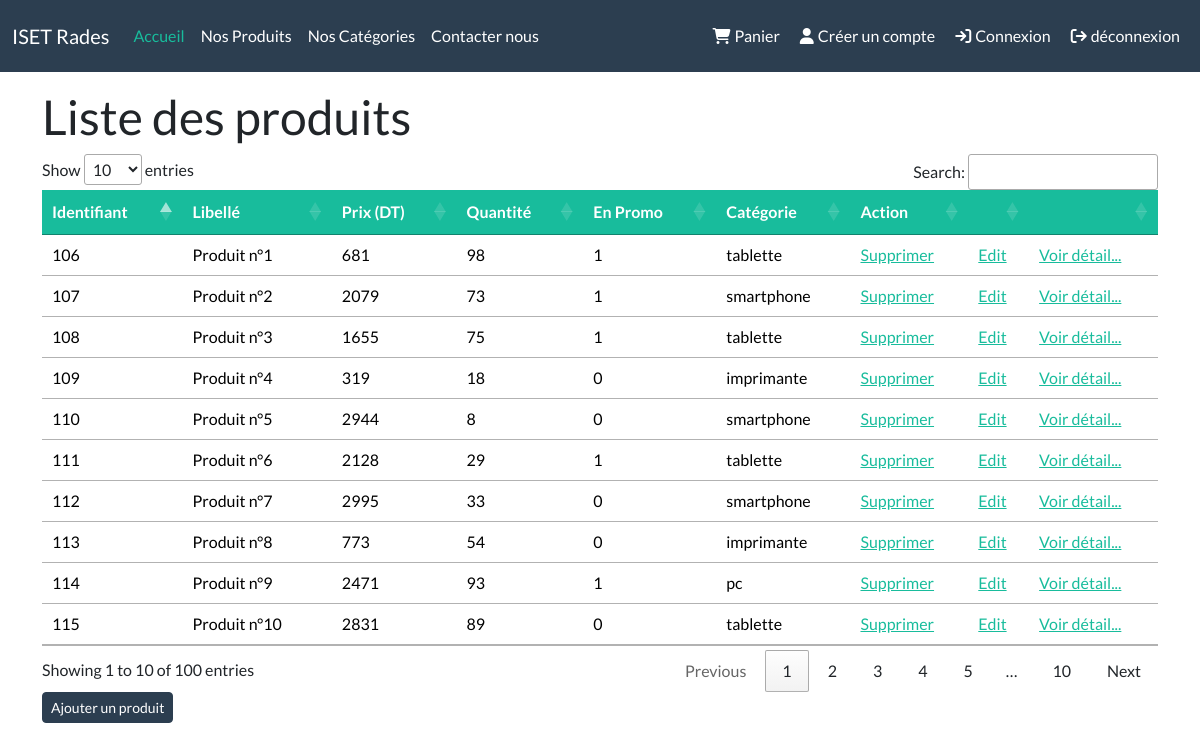
Page /controller/findAllProduct.php on the committed database.
### tables this page shows
CREATE TABLE `produit` (
  `id` int(11) NOT NULL,
  `libelle` varchar(255) NOT NULL,
  `prix` decimal(10,0) NOT NULL,
  `qte` int(11) NOT NULL,
  `description` text DEFAULT NULL,
  `image` varchar(255) NOT NULL,
  `promo` tinyint(1) NOT NULL,
  `id_categorie` int(11) NOT NULL
);

CREATE TABLE `categorie` (
  `id` int(11) NOT NULL,
  `libelle` varchar(255) NOT NULL
);

### Controller/findAllProduct.php (called while the page is built)
<?php
require_once "../Model/CRUD_Produit.php";
$crud = new CRUD_Produit();
$LesProduits = $crud->findAll_with_name_categorie();
include "../View/findAllProduct.php";

### config/connexion.php (called while the page is built)
<?php
class connexion
{
    function getConnexion()
    {
        $dsn = "mysql:host=localhost;dbname=atelier6_dsi2_g2";
        $username = "root";
        $password = "";
        $connexion = new PDO($dsn, $username, $password);
        return $connexion;
    }
}

### Model/CRUD.php (called while the page is built, shortened)
<?php
require_once "../config/connexion.php";
abstract class CRUD
{
    public function __construct()
    {
        $obj = new connexion();
        $this->pdo = $obj->getConnexion();
    }
}

### Model/CRUD_Produit.php (called while the page is built, shortened)
<?php
require_once "CRUD.php";
class CRUD_Produit extends CRUD
{
    function findAll_with_name_categorie()
    {
        $sql = "select p.id,p.libelle,p.prix,p.qte,p.promo,c.libelle
                from produit as p, categorie as c
                 where p.id_categorie=c.id ";
        $res = $this->pdo->query($sql);
        return $res->fetchAll(PDO::FETCH_NUM);
    }
}

### View/findAllProduct.php (the view, shortened to what this page needs)
<?php
echo "<h1>Liste des produits</h1>";
?>
<table class="table" id="example">
    <thead>
        <tr class="table-success">
            <th>Identifiant</th>
            <th>Libellé</th>
            <th>Prix (DT)</th>
            <th>Quantité </th>
            <th>En Promo</th>
            <th>Catégorie</th>
            <th>Action</th>
            <th></th>
            <th></th>
        </tr>
    </thead>
    <tbody>
        <?php
        foreach ($LesProduits as $produit) {
            echo "<tr>
        <td>$produit[0]</td>
        <td>$produit[1]</td>
        <td>$produit[2]</td>
        <td>$produit[3]</td>
        <td>$produit[4]</td>
        <td>$produit[5]</td>
        <td><a href='../controller/deleteProduct.php?id=$produit[0]'>Supprimer</a></td>
        <td><a href='../controller/updateProduct.php?id=$produit[0]'>Edit</a></td>
        <td><a href='../controller/detailProduct.php?id=$produit[0]'>Voir détail...</a></td>
           </tr>";
        }
        echo "</tbody></table>";
        echo "<a href='../controller/addProduct.php' class='btn btn-primary btn-sm'>Ajouter un produit</a>";
        $contenu = ob_get_clean();
        include "layout.php";

### View/layout.php (shortened to what this page needs)
<!DOCTYPE html>
<html lang="en">
<head>
    <link rel="stylesheet" href="../assets/css/bootstrap.css">
    <link rel="stylesheet" href="https://cdnjs.cloudflare.com/ajax/libs/font-awesome/6.4.2/css/all.min.css">
    <link rel="stylesheet" href="https://cdn.datatables.net/1.13.7/css/jquery.dataTables.min.css">
</head>
<body>
    <nav class="navbar navbar-expand-lg bg-primary" data-bs-theme="dark">
        <div class="container-fluid">
            <a class="navbar-brand" href="#">ISET Rades</a>
            <div class="collapse navbar-collapse" id="navbarColor01">
                <ul class="navbar-nav me-auto">
                    <li class="nav-item">
                        <a class="nav-link active" href="#">Accueil
                        </a>
                    </li>
                    <li class="nav-item">
                        <a class="nav-link" href="../Controller/findAllProduct.php">Nos Produits</a>
                    </li>
                    <li class="nav-item">
                        <a class="nav-link" href="#">Nos Catégories</a>
                    </li>
                    <li class="nav-item">
                        <a class="nav-link" href="#">Contacter nous</a>
                    </li>
                </ul>
                <ul class="navbar-nav ml-auto">
                    <li class="nav-item">
                        <a class="nav-link" href="#"><i class="fas fa-shopping-cart mx-1"></i>Panier
                        </a>
                    </li>
                    <li class="nav-item">
                        <a class="nav-link" href="#"><i class="fas fa-user mx-1"></i>Créer un compte
                        </a>
                    </li>
                    <li class="nav-item">
                        <a class="nav-link" href="#"><i class="fas fa-sign-in mx-1"></i>Connexion
                        </a>
                    </li>
                    <li class="nav-item">
                        <a class="nav-link" href="#"><i class="fas fa-sign-out mx-1"></i>déconnexion
                        </a>
                    </li>
                </ul>
            </div>
        </div>
    </nav>
    <div class="container mt-3">
        <?= $contenu ?>
    </div>
</body>
</html>

### rows in the picture
produit: id "106", libelle "Produit n°1", prix "681", qte "98", promo "1", id_categorie.libelle "tablette"
produit: id "107", libelle "Produit n°2", prix "2079", qte "73", promo "1", id_categorie.libelle "smartphone"
produit: id "108", libelle "Produit n°3", prix "1655", qte "75", promo "1", id_categorie.libelle "tablette"
produit: id "109", libelle "Produit n°4", prix "319", qte "18", promo "0", id_categorie.libelle "imprimante"
produit: id "110", libelle "Produit n°5", prix "2944", qte "8", promo "0", id_categorie.libelle "smartphone"
produit: id "111", libelle "Produit n°6", prix "2128", qte "29", promo "1", id_categorie.libelle "tablette"
produit: id "112", libelle "Produit n°7", prix "2995", qte "33", promo "0", id_categorie.libelle "smartphone"
produit: id "113", libelle "Produit n°8", prix "773", qte "54", promo "0", id_categorie.libelle "imprimante"
produit: id "114", libelle "Produit n°9", prix "2471", qte "93", promo "1", id_categorie.libelle "pc"
produit: id "115", libelle "Produit n°10", prix "2831", qte "89", promo "0", id_categorie.libelle "tablette"
